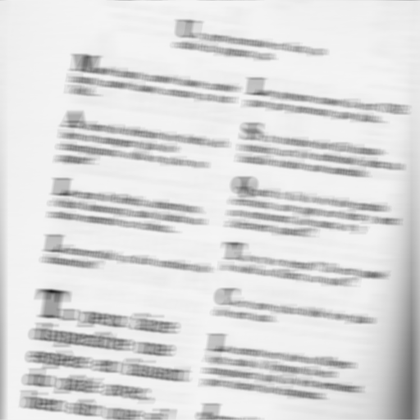
%> input picture texte_flou.png, 420 x 420 px, shrunk from 512 x 512 before the run
$ octave P5.m   (GNU Octave 9; MATLAB toolbox functions it lacks are replaced by stand-ins)
%> lines starting %> are read from the running program, lines starting %| are printed output that depends on the picture; in (x1, y1, x2, y2) boxes, pixels count from 0 and x2, y2 are one past the last pixel; in counts of white or black regions, pixels touching at a corner belong together; the program's own positions count from 1
[im_flou, map_flou]=imread('texte_flou.png');   % Lecture de l'image flou
%> im_flou is the input picture: size 420x420x3 uint8; min 28, max 247, mean 219.4
%> map_flou = []
[im_ref, map_ref]=imread('texte_ref.png');   % Lecture de l'image flou
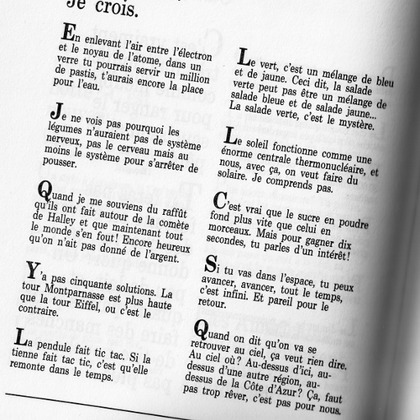
%> input picture texte_ref.png, 420 x 420 px, shrunk from 512 x 512 before the run
%> im_ref is the input picture: size 420x420x3 uint8; min 0, max 255, mean 203.3
%> map_ref = []
l=size(im_flou,1);                        % Hauteur image initiale
%> l = 420
c=size(im_flou,2);                        % Largeur image initiale
%> c = 420
K_flou = 20;

I=fftshift(fft2(im_ref));               % TF image ref
H = zeros(l,c);                        % Matrice de filtrage
IM_flou_simple = zeros(l,c);           % image rétablie avec une simple inversion sans tenir compte des bruits
D = fftshift(fft2(im_flou));            % TF image flou


% Affichage image flou
figure('numbertitle','off','name','Image flou');
image(im_flou);
colormap(map_flou);
%> (this line was passed over: colormap is not available in this run)

% Affichage image réference
figure('numbertitle','off','name','Image reference');
image(im_ref);
colormap(map_ref);
%> (this line was passed over: colormap is not available in this run)


% Créer la réponse impulsionnelle (h)
h = zeros(l,c);
h(floor(l/2)-1:floor(l/2)+1, floor(c/2)-K_flou/2:floor(c/2)+K_flou/2) = 1; %Rectangle
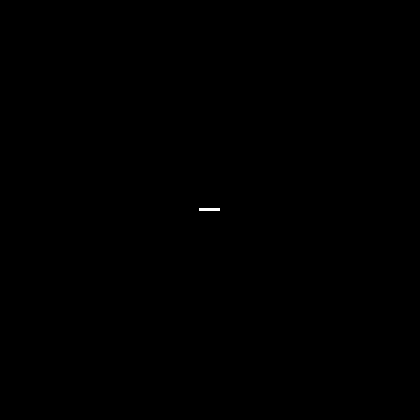
%> h: size 420x420 double; values 0 (black) and 1 (white), 0.04% white; 1 white region, box (x1, y1, x2, y2) and area: (199, 208, 220, 211) 63
h=fftshift(h);
sum = 0;
for i=1:size(h,1)
    for j=1:size(h,2)
        sum = sum+h(i,j);
    end
end
%> after the loop, sum = 63


h_norm = h/sum;

% Calcul de la TF de H
H = fftshift(fft2(h_norm));

% TF de H
figure('numbertitle', 'off', 'name', 'TF de H');
affichage = abs(log(H));
plot(affichage);
title('H');
grid on;
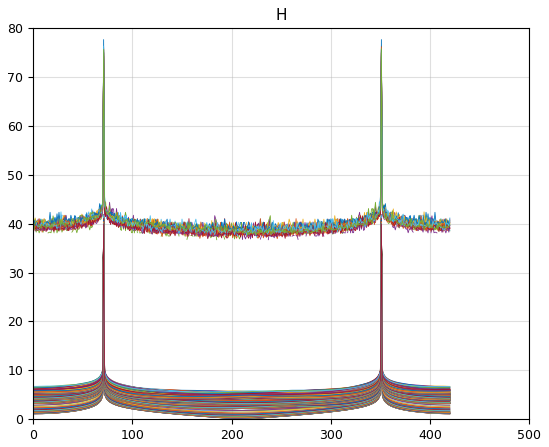
%> figure redrawn from the program's plot data; curve peaks at x = 71, y = 39.88; curve peaks at x = 71, y = 39.9; curve peaks at x = 71, y = 39.93; curve peaks at x = 71, y = 40

% Filtrage Inverse simple
IM_flou_simple = D .* H;

% Passage à l'image "visuelle"
im_flou_simple = real(ifft2(fftshift(IM_flou_simple)));
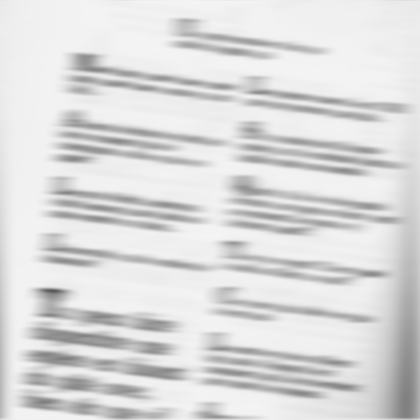
%> im_flou_simple: size 420x420x3 double; min 89.29, max 244.7, mean 219.4


% Affichage image flou avec le filtrage inverse simple
figure('numbertitle','off','name','Image flou avec le filtrage inverse simple');
image(im_flou_simple);
colormap(map_flou);
%> (this line was passed over: colormap is not available in this run)
